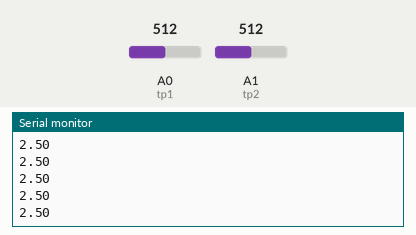
Bench run of a sketch on a simulated Arduino Uno, built with avr-gcc and run on an emulated ATmega328P. Parts: the last lines printed to the serial monitor. The test bench sets the inputs (shaded band); at power-on: A0 (tp1) = 512, A1 (tp2) = 512.

Above: at 1.3 s.
1.4 s: A0 (tp1) set to 716
At 1.81 s:
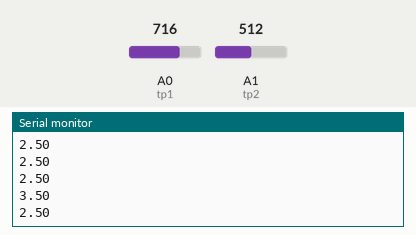
2.9 s: A1 (tp2) set to 306
At 3.32 s:
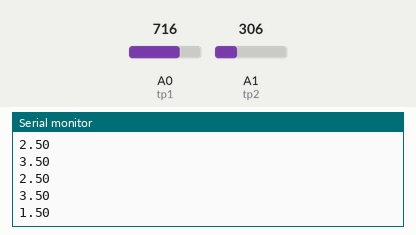
4.4 s: A0 (tp1) set to 900
At 4.82 s:
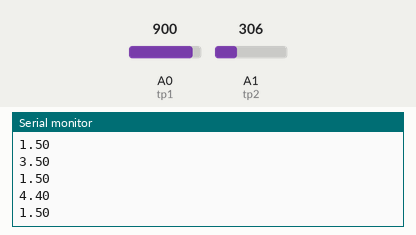
5.9 s: A1 (tp2) set to 122
At 6.32 s:
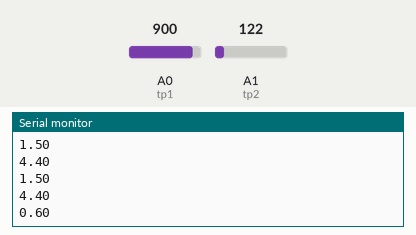
Timing chart, 0 to 8.4 s (numbered marks = the images above; inputs shaded):
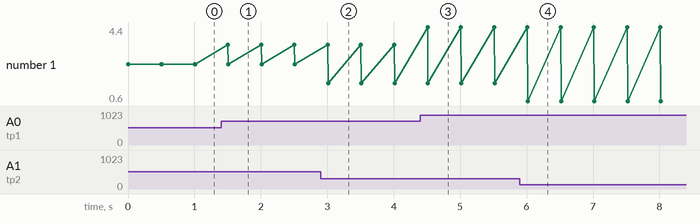

Measured:
- after the input at 1.4 s, the serial monitor: prints a new line after 0.10 s (image 1)
- after the input at 2.9 s, the serial monitor: prints a new line after 0.11 s (image 2)
- after the input at 4.4 s, the serial monitor: prints a new line after 0.11 s (image 3)
- after the input at 5.9 s, the serial monitor: prints a new line after 0.12 s (image 4)
- plotted number 1: 2.5 → 1.5 after the input at 2.9 s, 1.5 → 0.6 after the input at 5.9 s

The sketch:

3RESNETWRK.ino
```cpp
int tp1 = A0;
int tp2 = A1;

void setup() {
  // put your setup code here, to run once:
  Serial.begin(9600);
}

void loop() {
  // put your main code here, to run repeatedly:
  int tv1 = analogRead(tp1);
  int tv2 = analogRead(tp2);

  float vv1 = tv1 * (5.0/1023.0);
  float vv2 = tv2 * (5.0/1023.0);

  Serial.println(vv1);
  Serial.println(vv2);
  delay(500);
}
```
